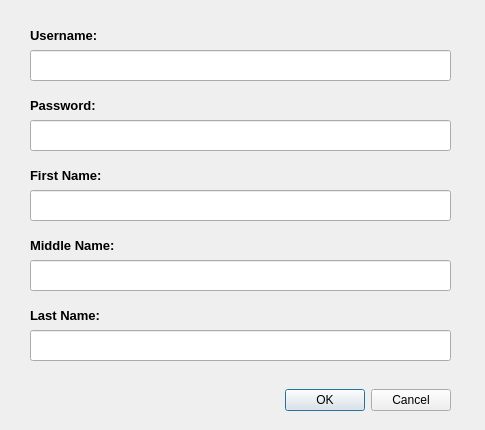
<?xml version="1.0" encoding="UTF-8"?>
<ui version="4.0">
 <class>editAdminDialog</class>
 <widget class="QDialog" name="editAdminDialog">
  <property name="enabled">
   <bool>true</bool>
  </property>
  <property name="geometry">
   <rect>
    <x>0</x>
    <y>0</y>
    <width>485</width>
    <height>430</height>
   </rect>
  </property>
  <property name="windowTitle">
   <string>Dialog</string>
  </property>
  <property name="modal">
   <bool>true</bool>
  </property>
  <widget class="QDialogButtonBox" name="newAdminBtns">
   <property name="enabled">
    <bool>true</bool>
   </property>
   <property name="geometry">
    <rect>
     <x>230</x>
     <y>380</y>
     <width>221</width>
     <height>41</height>
    </rect>
   </property>
   <property name="orientation">
    <enum>Qt::Horizontal</enum>
   </property>
   <property name="standardButtons">
    <set>QDialogButtonBox::Cancel|QDialogButtonBox::Ok</set>
   </property>
  </widget>
  <widget class="QLineEdit" name="usernameFld">
   <property name="geometry">
    <rect>
     <x>30</x>
     <y>50</y>
     <width>421</width>
     <height>31</height>
    </rect>
   </property>
  </widget>
  <widget class="QLabel" name="UsernameLbl">
   <property name="geometry">
    <rect>
     <x>30</x>
     <y>20</y>
     <width>421</width>
     <height>31</height>
    </rect>
   </property>
   <property name="font">
    <font>
     <pointsize>10</pointsize>
     <weight>75</weight>
     <bold>true</bold>
    </font>
   </property>
   <property name="text">
    <string>Username:</string>
   </property>
  </widget>
  <widget class="QLineEdit" name="passwordFld">
   <property name="geometry">
    <rect>
     <x>30</x>
     <y>120</y>
     <width>421</width>
     <height>31</height>
    </rect>
   </property>
  </widget>
  <widget class="QLabel" name="passwordLbl">
   <property name="geometry">
    <rect>
     <x>30</x>
     <y>90</y>
     <width>421</width>
     <height>31</height>
    </rect>
   </property>
   <property name="font">
    <font>
     <pointsize>10</pointsize>
     <weight>75</weight>
     <bold>true</bold>
    </font>
   </property>
   <property name="text">
    <string>Password:</string>
   </property>
  </widget>
  <widget class="QLabel" name="firstNameLbl">
   <property name="geometry">
    <rect>
     <x>30</x>
     <y>160</y>
     <width>421</width>
     <height>31</height>
    </rect>
   </property>
   <property name="font">
    <font>
     <pointsize>10</pointsize>
     <weight>75</weight>
     <bold>true</bold>
    </font>
   </property>
   <property name="text">
    <string>First Name:</string>
   </property>
  </widget>
  <widget class="QLineEdit" name="firstNameFld">
   <property name="geometry">
    <rect>
     <x>30</x>
     <y>190</y>
     <width>421</width>
     <height>31</height>
    </rect>
   </property>
  </widget>
  <widget class="QLabel" name="middleNameLbl">
   <property name="geometry">
    <rect>
     <x>30</x>
     <y>230</y>
     <width>421</width>
     <height>31</height>
    </rect>
   </property>
   <property name="font">
    <font>
     <pointsize>10</pointsize>
     <weight>75</weight>
     <bold>true</bold>
    </font>
   </property>
   <property name="text">
    <string>Middle Name:</string>
   </property>
  </widget>
  <widget class="QLineEdit" name="middleNameFld">
   <property name="geometry">
    <rect>
     <x>30</x>
     <y>260</y>
     <width>421</width>
     <height>31</height>
    </rect>
   </property>
  </widget>
  <widget class="QLabel" name="lastNameLbl">
   <property name="geometry">
    <rect>
     <x>30</x>
     <y>300</y>
     <width>421</width>
     <height>31</height>
    </rect>
   </property>
   <property name="font">
    <font>
     <pointsize>10</pointsize>
     <weight>75</weight>
     <bold>true</bold>
    </font>
   </property>
   <property name="text">
    <string>Last Name:</string>
   </property>
  </widget>
  <widget class="QLineEdit" name="lastNameFld">
   <property name="geometry">
    <rect>
     <x>30</x>
     <y>330</y>
     <width>421</width>
     <height>31</height>
    </rect>
   </property>
  </widget>
 </widget>
 <resources/>
 <connections>
  <connection>
   <sender>newAdminBtns</sender>
   <signal>accepted()</signal>
   <receiver>editAdminDialog</receiver>
   <slot>accept()</slot>
   <hints>
    <hint type="sourcelabel">
     <x>248</x>
     <y>254</y>
    </hint>
    <hint type="destinationlabel">
     <x>157</x>
     <y>274</y>
    </hint>
   </hints>
  </connection>
  <connection>
   <sender>newAdminBtns</sender>
   <signal>rejected()</signal>
   <receiver>editAdminDialog</receiver>
   <slot>reject()</slot>
   <hints>
    <hint type="sourcelabel">
     <x>316</x>
     <y>260</y>
    </hint>
    <hint type="destinationlabel">
     <x>286</x>
     <y>274</y>
    </hint>
   </hints>
  </connection>
 </connections>
</ui>
